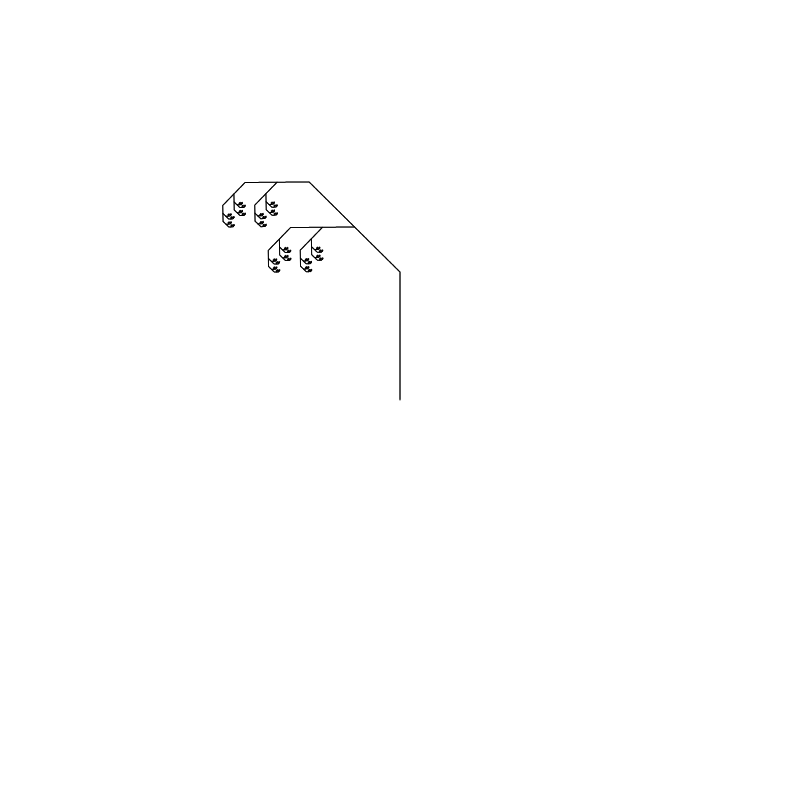
Frame 1 (no input)
Frame 60 (no input): identical to frame 1, image omitted
Frame 120 (the mouse pressed at the canvas centre since frame 60): identical to frame 1, image omitted

The p5.js sketch that drew this single still picture (run headless with seeded random() and noise() and a simulated clock; from frame 60 on, the mouse is pressed at the canvas centre):

// p5.js sketch
// ── sketch.js
// http://algorithmicbotany.org/
let can; let canw = 800; let canh = 800;


let rules = {
    0: ["1[0[0]]"],
    1: ["11"]
}

let angle;
let axiom = "0"

function setup() {
    can = createCanvas(canh, canw)
    frameRate(20)
    axiom = doRules(axiom)
    print(axiom)
    axiom = doRules(axiom)
    axiom = doRules(axiom)
    axiom = doRules(axiom)
    axiom = doRules(axiom)
    axiom = doRules(axiom)
    axiom = doRules(axiom)
    axiom = doRules(axiom)
    turtle(axiom)
    print(axiom)
    slider = createSlider(0, TWO_PI, PI/4, 0.01)
}

function doRules(axiom) {
    let postman = ""
    for(let i = 0; i < axiom.length; i++){
        let c = axiom.charAt(i)
        if(!c) return;
        if(!rules[c]) {
            postman += c;
        }
        else {
            postman += rules[c][0]
        }
    }
    return postman
}

let len = 1
function turtle(axiom) {
    // stroke(000)
    translate(canw/2, canh/2)
    for(let i = 0; i < axiom.length; i++) {
        let c = axiom.charAt(i)
        switch(c) {
            case "0":
                line(0,0,0,-len)
                break;
            case "1":
                // line(0,0,0, -len/4)
                line(0,0,0, -len)
                translate(0,-len)
                break;
            case "[":
                push()
                rotate(-angle)
                break;
            case "]":
                pop()
                rotate(angle)
                break;
        }
    }
}

let start = "F"
function draw() {
    background(111111)
    angle = slider.value()
    turtle(axiom)
    // background("white")
    // turtle(axiom)
    // angle =(sin(frameCount/10)) * 2*Math.PI
    // print(angle)
}
